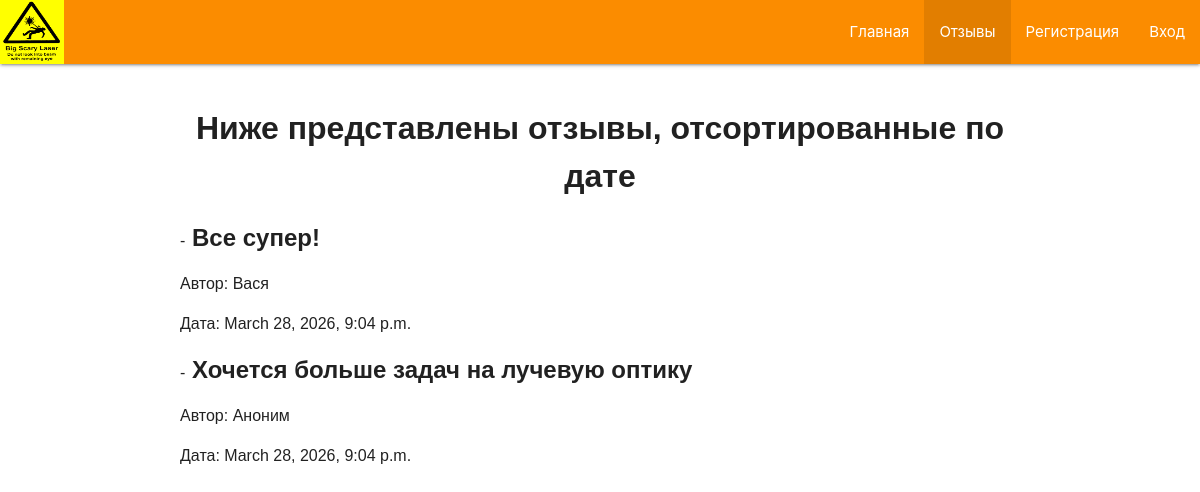
Before: /feedback with the older database file.
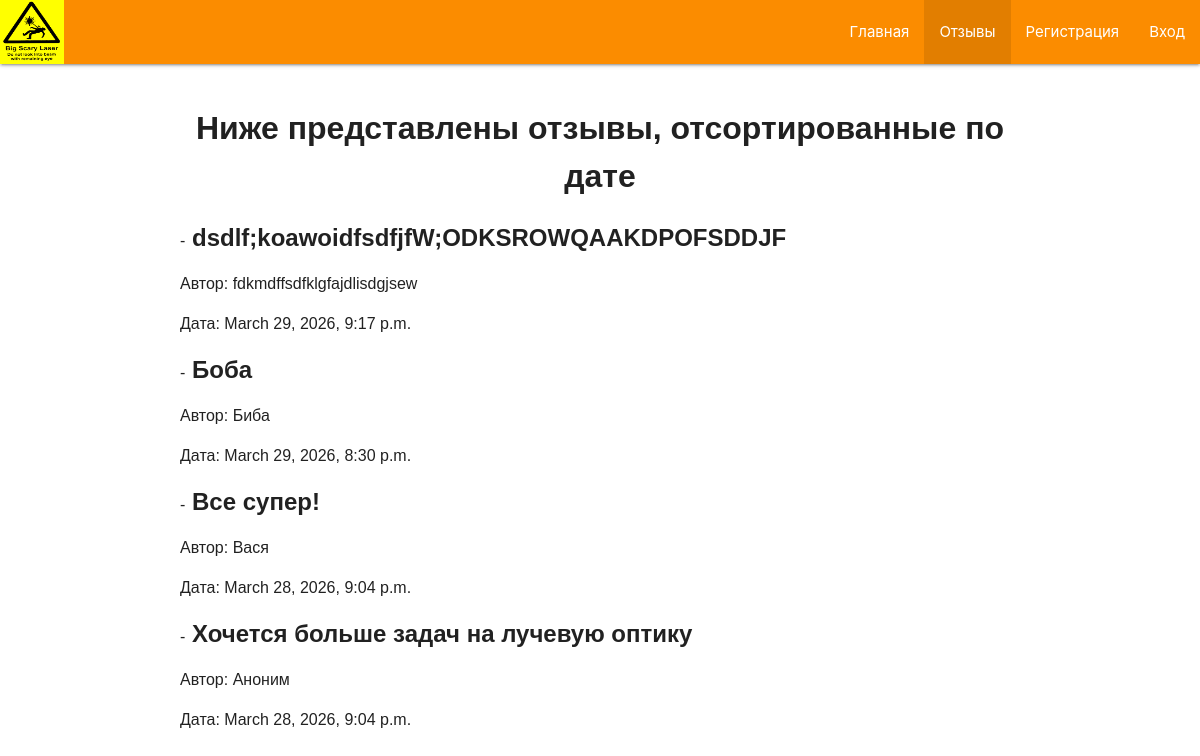
After: the same page with the newer database file.
### mainapp/models.py (models this page shows)
class Feedback(models.Model):
    text = models.TextField() #текст отзыва
    created_date = models.DateTimeField(auto_now_add=True) #дата написания
    author = models.CharField(max_length=50) #автор

### mainapp/views.py (the view)
# urls.py: path('feedback', views.render_feedback),
def render_feedback(request):
    feedbacks = Feedback.objects.all().order_by("-created_date")
    return render(request, 'mainapp/feedback_list.html', {'feedbacks': feedbacks})

### mainapp/templates/mainapp/feedback_list.html (shortened to what this page needs)
{% extends "mainapp/base_page.html" %}
{% block lead %}
    <div class="row">
      <div class="col s12" style="text-align: center;">
        Ниже представлены отзывы, отсортированные по дате
      </div>
    </div>
{% endblock %}
{% block navbar_active %}
<li><a href="/">Главная</a></li>
<li class="active"><a href="/feedback">Отзывы</a></li>
<li><a href="/register">Регистрация</a></li>
<li><a href="/login_page">Вход</a></li>
{% endblock %}
{% block mainbody %}
<div class="left-align">
<ul>
    {% for feed in feedbacks %}
        <li>
            -<span class = "feedclass"> {{ feed.text }} </span>
           <p> Автор: {{ feed.author }} </p>
           <p> Дата: {{ feed.created_date }} </p>
        </li>
    {% endfor %}
</ul>
    </div>
{% endblock %}

Changed rows visible on the page:
added Feedback: text "dsdlf;koawoidfsdfjfW;ODKSROWQAAKDPOFSDDJF", author "fdkmdffsdfklgfajdlisdgjsew", created_date "March 29, 2026, 9:17 p.m."
added Feedback: text "Боба", author "Биба", created_date "March 29, 2026, 8:30 p.m."
